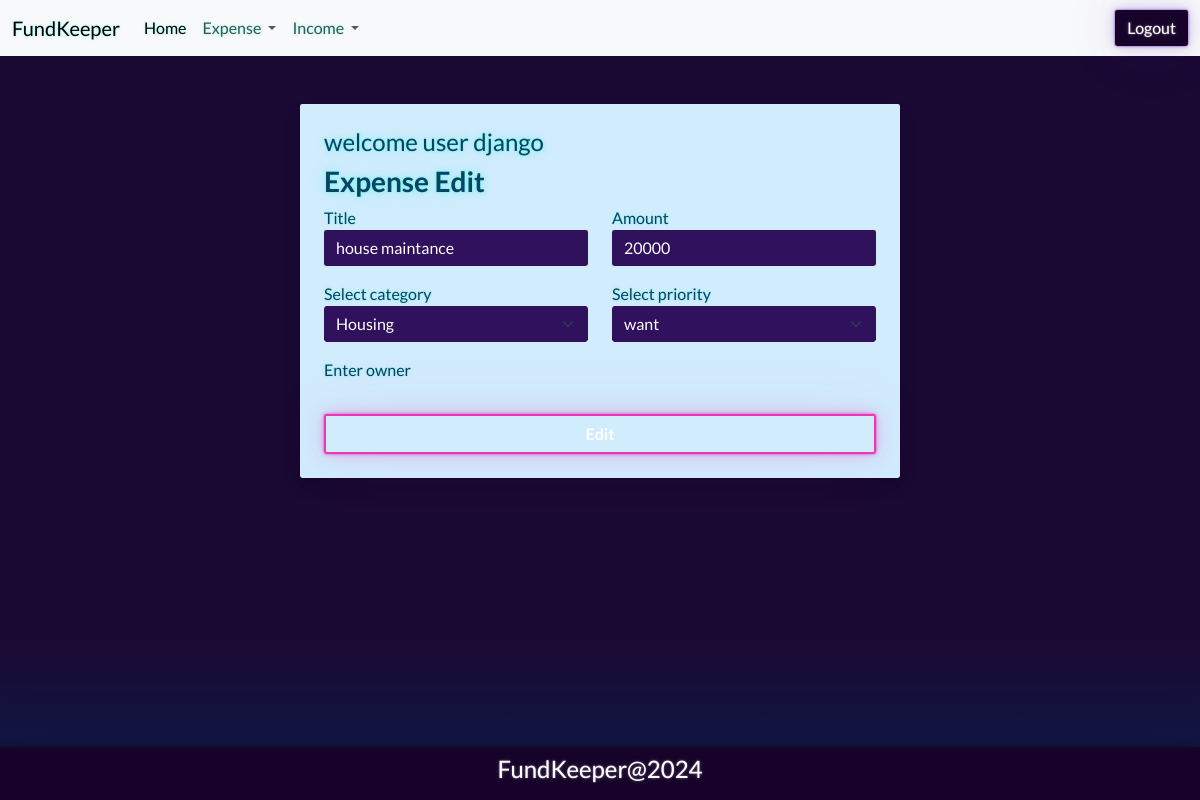
/expense/9/change/ (signed in), run on the app's committed database.
### budget/models.py (models this page shows, shortened)
class Expense(models.Model):
    title=models.CharField(max_length=200)
    amount=models.PositiveIntegerField()
    expense_categories = (
        ("Housing", "Housing"),
        ("Transportation", "Transportation"),
        ("Food", "Food"),
        ("Health", "Health"),
        ("Entertainment", "Entertainment"),
        ("DebtPayments", "Debt Payments"),
        ("PersonalCare", "Personal Care"),
        ("Education", "Education"),
        ("Savings", "Savings"),
        ("Miscellaneous", "Miscellaneous")
    )
    category=models.CharField(max_length=200,choices=expense_categories,default="Miscellaneous")
    user_object=models.ForeignKey(User,on_delete=models.CASCADE)
    created_date=models.DateTimeField(auto_now_add=True)
    priority_options=(
        ("need","need"),
        ("want","want")
    )
    priority=models.CharField(max_length=200,choices=priority_options,default="need")

### budget/views.py (the view, shortened to what this page needs)
# urls.py: path('expense/<int:pk>/change/',views.ExpenseUpdateView.as_view(),name='expense-edit'),
@method_decorator(signin_required,name="dispatch")
class ExpenseUpdateView(View):
    def get(self,request,*args, **kwargs):
        id=kwargs.get("pk")
        expense_object=Expense.objects.get(id=id)
        form_instance=ExpenseForm(instance=expense_object)
        return render(request,"expense_edit.html",{"form":form_instance})

### budget/forms.py
class ExpenseForm(forms.ModelForm):
    class Meta:
        model=Expense
        exclude=("id","created_date","user_object")
        widgets={
            "title":forms.TextInput(attrs={"class":"form-control"}),
            "amount":forms.NumberInput(attrs={"class":"form-control"}),
            "category":forms.Select(attrs={"class":"form-control form-select"}),
            "priority":forms.Select(attrs={"class":"form-control form-select"})
        }

### budget/templates/expense_edit.html (shortened to what this page needs)
{%extends 'base.html'%}
{%block main_block%}
<div class="container border shadow my-5 p-4 w-50 mx-auto rounded bg-info-subtle text-info-emphasis">
    <h4>welcome user {{request.user}}</h4>
    <form action="" method="post">
        <h3 class="fw-bold">Expense Edit</h3>
        <div class="mb-3">
            <div class="row">
                <div class="col-6">
                    <label for="">Title</label>
                    {{form.title}}
                </div>
                <div class="col-6">
                    <label for="">Amount</label>
                    {{form.amount}}
                </div>
            </div>
        </div>
        <div class="mb-3">
            <div class="row">
                <div class="col-6">
                    <label for="">Select category</label>
                    {{form.category}}
                </div>
                <div class="col-6">
                    <label for="">Select priority</label>
                    {{form.priority}}
                </div>
            </div>
        </div>
        <div class="mb-3">
            <div class="row">
                <div class="col-12">
                    <label for="">Enter owner</label>
                </div>
            </div>
        </div>
        <button type="submit" class="form-control btn btn-outline-secondary fw-bold mt-3">Edit</button>
    </form>
</div>
{%endblock%}

### data on the page
Expense: title "house maintance", amount "20000", category "Housing", priority "want"

### other printed values
{{ request.user }} "django"
